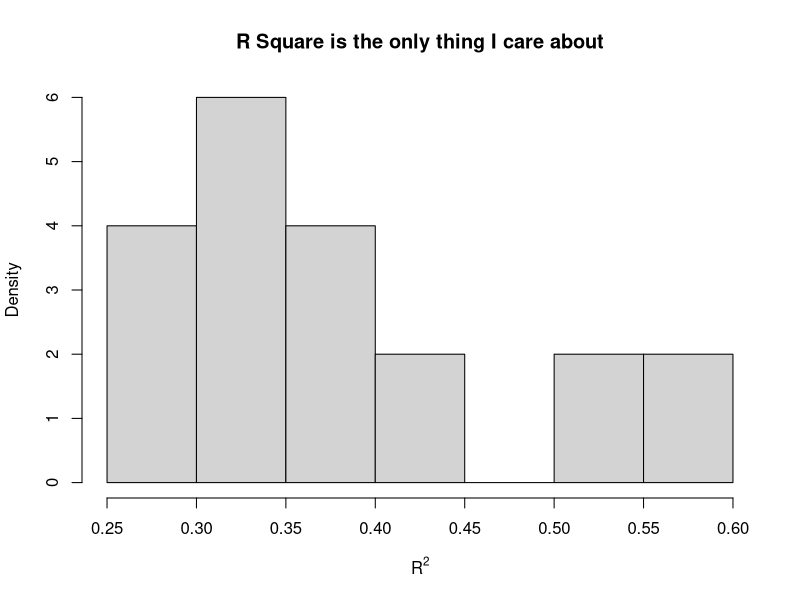

This figure's R source:
## ---- chunk 1
##This Invisible Chunk is required in all CRMDA documents
outdir <- paste0("figures-", "template")
if (!file.exists(outdir)) dir.create(outdir, recursive = TRUE)
knitr::opts_chunk$set(echo=TRUE, comment=NA, fig.path=paste0(outdir, "/p-"))
options(width = 70)
## ---- chunk 2
mylist <- list("x" = c(1, 2, 3), "y" = matrix(rnorm(16), 4), "z" = "Paul")
names(mylist)
length(mylist)
## ---- chunk 3
nonamelist <- list(c(1, 2, 3),  matrix(rnorm(16), 4), "Paul")
length(nonamelist)
nonamelist
## ---- chunk 4
names(nonamelist)
## ---- chunk 5
unname(mylist)
## ---- chunk 6
names(mylist) <- NULL
mylist
## ---- chunk 7
names(mylist) <- c("x", "y", "z")
## ---- chunk 8
mylist2 <- mylist[c(1,3)]
mylist2
class(mylist2)
length(mylist2)
## ---- chunk 9
mymat1 <- mylist[["y"]]
mymat1
class(mymat1)
## ---- chunk 10
mymat2 <- mylist[[2]]
mymat2
class(mymat2)
identical(mymat1, mymat2)
## ---- chunk 11
mylist1 <- list()
## ---- chunk 12
mylist2 <- vector(mode = "list", length = 6)
## ---- chunk 13
x1 <- c(1, 2, 3)
x2 <- matrix(rnorm(9), ncol = 3)
mylist1[[1]] <- x1
mylist1[["x1"]] <- x1
mylist1[[3]] <- x1
## ---- chunk 14
mylist1
mylist1[["x1"]]
mylist1[[2]]
## ---- chunk 15
mylist1[[6]] <- x2
mylist1
## ---- chunk 16
mylist2[[1]] <- x1
mylist2[["x1"]] <- x1
mylist2[[3]] <- x1
mylist2
## ---- chunk 17
mylist2[[6]] <- x2
mylist2
## ---- chunk 18
## only insert names for 6th and 7th items:
names(mylist2)[6:7] <- c("x1", "x2")
mylist2
names(mylist2)
## ---- chunk 19
alist <- list()
system.time(
for(i in 1:10000){
    alist[[i]] <- matrix(rnorm(9), ncol = 3)
})

alist2 <- vector("list", 10000)
system.time(
for(i in 1:10000){
    alist2[[i]] <- matrix(rnorm(9), ncol = 3)
})
## ---- chunk 20
mylist3 <- vector(mode = "list", length = 10)
names(mylist3) <- paste0("mod", 1:10)
mylist3
## ---- chunk 21
set.seed(234234)
mdg <- function(N = 100, beta = c(0.1, 0.3, 0.1), stde = 7)
{
    e <- rnorm(N, m = 0, sd = stde)
    ## oops, don't know parm for predictors
    x1 <- rnorm(N, m = 40, sd = 10)
    x2 <- rnorm(N, m = 20, sd = 40)
    y <- beta[1] + beta[2] * x1 + beta[3] * x2 + e
    invisible(data.frame(x1, x2, y))
}

for (i in 1:10){
    adf <- mdg()
    amodel <- lm(y ~ x1 + x2, data = adf)
    mylist3[[paste0("mod", i)]] <- summary(amodel)
}
## ---- chunk 22
mylist3[[7]]
class(mylist3[[7]])
## ---- chunk 23
lapply(mylist3, class)
## ---- chunk 24
for(i in seq_along(mylist3)){
    print(class(mylist3[[i]]))
}
## ---- chunk 25
coeflist <- lapply(mylist3, coef)
coeflist[1:3]
## ---- chunk 26
pvallist <- lapply(mylist3, function(x){
    mycoefs <- coef(x)
    pvals <- mycoefs[ , "Pr(>|t|)"]
    pvals
})
pvallist
## ---- chunk 27
sapply(mylist3, function(x){
    mycoefs <- coef(x)
    pvals <- mycoefs[ , "Pr(>|t|)"]
    pvals
    })
## ---- chunk 28
vapply(mylist3, function(x){
    mycoefs <- coef(x)
    pvals <- mycoefs[ , "Pr(>|t|)"]
    pvals
    }, FUN.VALUE = numeric(3))
## ---- chunk 29
rsq <- vapply(mylist3, function(x){
    x$r.square
}, FUN.VALUE = numeric(1))
rsq
## ---- chunk 30
hist(rsq, main = "R Square is the only thing I care about",
     xlab = expression(R^2), prob = TRUE)
## ---- chunk 31
alist <- list(1:4, 32:44, rnorm(10))
avec <- unlist(alist)
avec
class(avec)
## ---- chunk 32
alist <- list(1:4, 32:44, c("Paul", "Joe"))
avec <- unlist(alist)
avec
class(avec)
## ---- chunk 33
nonamelist[[3]] <- NULL
nonamelist
## ---- chunk 34
sessionInfo()
